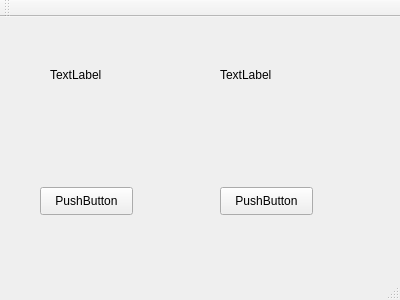
<?xml version="1.0" encoding="UTF-8"?>
<ui version="4.0">
 <class>MainWindow</class>
 <widget class="QMainWindow" name="MainWindow">
  <property name="geometry">
   <rect>
    <x>0</x>
    <y>0</y>
    <width>400</width>
    <height>300</height>
   </rect>
  </property>
  <property name="windowTitle">
   <string>MainWindow</string>
  </property>
  <widget class="QWidget" name="centralWidget">
   <widget class="QPushButton" name="pushButtonGer">
    <property name="geometry">
     <rect>
      <x>40</x>
      <y>170</y>
      <width>93</width>
      <height>28</height>
     </rect>
    </property>
    <property name="text">
     <string>PushButton</string>
    </property>
   </widget>
   <widget class="QPushButton" name="pushButtonWorld">
    <property name="geometry">
     <rect>
      <x>220</x>
      <y>170</y>
      <width>93</width>
      <height>28</height>
     </rect>
    </property>
    <property name="text">
     <string>PushButton</string>
    </property>
   </widget>
   <widget class="QLabel" name="labelGer">
    <property name="geometry">
     <rect>
      <x>50</x>
      <y>50</y>
      <width>55</width>
      <height>16</height>
     </rect>
    </property>
    <property name="text">
     <string>TextLabel</string>
    </property>
   </widget>
   <widget class="QLabel" name="labelWorld">
    <property name="geometry">
     <rect>
      <x>220</x>
      <y>50</y>
      <width>55</width>
      <height>16</height>
     </rect>
    </property>
    <property name="text">
     <string>TextLabel</string>
    </property>
   </widget>
  </widget>
  <widget class="QMenuBar" name="menuBar">
   <property name="geometry">
    <rect>
     <x>0</x>
     <y>0</y>
     <width>400</width>
     <height>26</height>
    </rect>
   </property>
  </widget>
  <widget class="QToolBar" name="mainToolBar">
   <attribute name="toolBarArea">
    <enum>TopToolBarArea</enum>
   </attribute>
   <attribute name="toolBarBreak">
    <bool>false</bool>
   </attribute>
  </widget>
  <widget class="QStatusBar" name="statusBar"/>
 </widget>
 <layoutdefault spacing="6" margin="11"/>
 <resources/>
 <connections/>
</ui>
